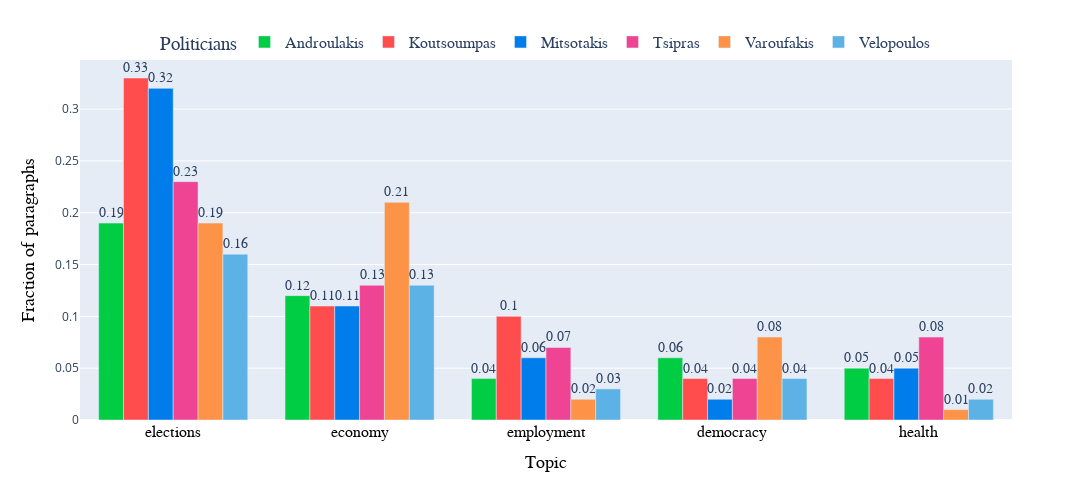

Notebook cell for this chart:
### Code cell
# prepare the data for the plot
top_topics = data['topic_human'].value_counts().head(5).index
filtered_data = data[data['topic_human'].isin(top_topics)]
grouped_data = filtered_data.groupby(['politician', 'topic_human']).size().reset_index(name='count')
grouped_data

total_rows_per_politician = data.groupby('politician').size().reset_index(name='total_rows')
grouped_data = pd.merge(grouped_data, total_rows_per_politician, on='politician')
grouped_data['normalized_count'] = round(grouped_data['count']/grouped_data['total_rows'],2)

# plot the grouped bars
color_map = {'Mitsotakis': '#007dea', 'Tsipras': '#ef4393', 'Androulakis': '#00cc44', 'Koutsoumpas': '#ff4d4d', 'Velopoulos': '#5cb2e5', 'Varoufakis': '#fd9347'}

fig = px.bar(grouped_data, x='topic_human', y='normalized_count', color='politician', text='normalized_count', barmode='group', color_discrete_map=color_map,
             labels={'normalized_count': 'Fraction of paragraphs', 'topic_human': 'Topic'}, category_orders={'topic_human': ['elections', 'economy', 'employment']}, text_auto=True)
fig.update_traces(textposition='outside', textfont=dict(size=14, family='Arial'))

# adjust legend and figure size
fig.update_layout(width=1100, height=500,legend_title_text='Politicians',
    legend=dict(orientation="h", yanchor="bottom", y=1.0, xanchor="center", x=0.5, font=dict(size=16, family='Arial')))

# adjust axis
fig.update_xaxes(title_font=dict(size=18, family='Arial', color='black'),
    tickfont=dict(size=16, family='Arial', color='black'))
fig.update_yaxes( title_font=dict(size=18, family='Arial', color='black'))

fig.show()
fig.write_image("images/topics_grouped_bars.png", scale=2)

### Figure 1 — Plotly figure (JSON) as saved in the notebook; plotly's stock layout.template omitted (floating-point values rounded to 4 significant figures)
{"data": [{"alignmentgroup": "True", "hovertemplate": "politician=Androulakis<br>Topic=%{x}<br>Fraction of paragraphs=%{text}<extra></extra>", "legendgroup": "Androulakis", "marker": {"color": "#00cc44", "pattern": {"shape": ""}}, "name": "Androulakis", "offsetgroup": "Androulakis", "orientation": "v", "showlegend": true, "text": [0.06, 0.12, 0.19, 0.04, 0.05], "textfont": {"family": "Arial", "size": 14}, "textposition": "outside", "texttemplate": "%{y}", "type": "bar", "x": ["democracy", "economy", "elections", "employment", "health"], "xaxis": "x", "y": [0.06, 0.12, 0.19, 0.04, 0.05], "yaxis": "y"}, {"alignmentgroup": "True", "hovertemplate": "politician=Koutsoumpas<br>Topic=%{x}<br>Fraction of paragraphs=%{text}<extra></extra>", "legendgroup": "Koutsoumpas", "marker": {"color": "#ff4d4d", "pattern": {"shape": ""}}, "name": "Koutsoumpas", "offsetgroup": "Koutsoumpas", "orientation": "v", "showlegend": true, "text": [0.04, 0.11, 0.33, 0.1, 0.04], "textfont": {"family": "Arial", "size": 14}, "textposition": "outside", "texttemplate": "%{y}", "type": "bar", "x": ["democracy", "economy", "elections", "employment", "health"], "xaxis": "x", "y": [0.04, 0.11, 0.33, 0.1, 0.04], "yaxis": "y"}, {"alignmentgroup": "True", "hovertemplate": "politician=Mitsotakis<br>Topic=%{x}<br>Fraction of paragraphs=%{text}<extra></extra>", "legendgroup": "Mitsotakis", "marker": {"color": "#007dea", "pattern": {"shape": ""}}, "name": "Mitsotakis", "offsetgroup": "Mitsotakis", "orientation": "v", "showlegend": true, "text": [0.02, 0.11, 0.32, 0.06, 0.05], "textfont": {"family": "Arial", "size": 14}, "textposition": "outside", "texttemplate": "%{y}", "type": "bar", "x": ["democracy", "economy", "elections", "employment", "health"], "xaxis": "x", "y": [0.02, 0.11, 0.32, 0.06, 0.05], "yaxis": "y"}, {"alignmentgroup": "True", "hovertemplate": "politician=Tsipras<br>Topic=%{x}<br>Fraction of paragraphs=%{text}<extra></extra>", "legendgroup": "Tsipras", "marker": {"color": "#ef4393", "pattern": {"shape": ""}}, "name": "Tsipras", "offsetgroup": "Tsipras", "orientation": "v", "showlegend": true, "text": [0.04, 0.13, 0.23, 0.07, 0.08], "textfont": {"family": "Arial", "size": 14}, "textposition": "outside", "texttemplate": "%{y}", "type": "bar", "x": ["democracy", "economy", "elections", "employment", "health"], "xaxis": "x", "y": [0.04, 0.13, 0.23, 0.07, 0.08], "yaxis": "y"}, {"alignmentgroup": "True", "hovertemplate": "politician=Varoufakis<br>Topic=%{x}<br>Fraction of paragraphs=%{text}<extra></extra>", "legendgroup": "Varoufakis", "marker": {"color": "#fd9347", "pattern": {"shape": ""}}, "name": "Varoufakis", "offsetgroup": "Varoufakis", "orientation": "v", "showlegend": true, "text": [0.08, 0.21, 0.19, 0.02, 0.01], "textfont": {"family": "Arial", "size": 14}, "textposition": "outside", "texttemplate": "%{y}", "type": "bar", "x": ["democracy", "economy", "elections", "employment", "health"], "xaxis": "x", "y": [0.08, 0.21, 0.19, 0.02, 0.01], "yaxis": "y"}, {"alignmentgroup": "True", "hovertemplate": "politician=Velopoulos<br>Topic=%{x}<br>Fraction of paragraphs=%{text}<extra></extra>", "legendgroup": "Velopoulos", "marker": {"color": "#5cb2e5", "pattern": {"shape": ""}}, "name": "Velopoulos", "offsetgroup": "Velopoulos", "orientation": "v", "showlegend": true, "text": [0.04, 0.13, 0.16, 0.03, 0.02], "textfont": {"family": "Arial", "size": 14}, "textposition": "outside", "texttemplate": "%{y}", "type": "bar", "x": ["democracy", "economy", "elections", "employment", "health"], "xaxis": "x", "y": [0.04, 0.13, 0.16, 0.03, 0.02], "yaxis": "y"}], "layout": {"barmode": "group", "height": 500, "legend": {"font": {"family": "Arial", "size": 16}, "orientation": "h", "title": {"text": "Politicians"}, "tracegroupgap": 0, "x": 0.5, "xanchor": "center", "y": 1, "yanchor": "bottom"}, "margin": {"t": 60}, "width": 1100, "xaxis": {"anchor": "y", "categoryarray": ["elections", "economy", "employment"], "categoryorder": "array", "domain": [0, 1], "tickfont": {"color": "black", "family": "Arial", "size": 16}, "title": {"font": {"color": "black", "family": "Arial", "size": 18}, "text": "Topic"}}, "yaxis": {"anchor": "x", "domain": [0, 1], "title": {"font": {"color": "black", "family": "Arial", "size": 18}, "text": "Fraction of paragraphs"}}}}
